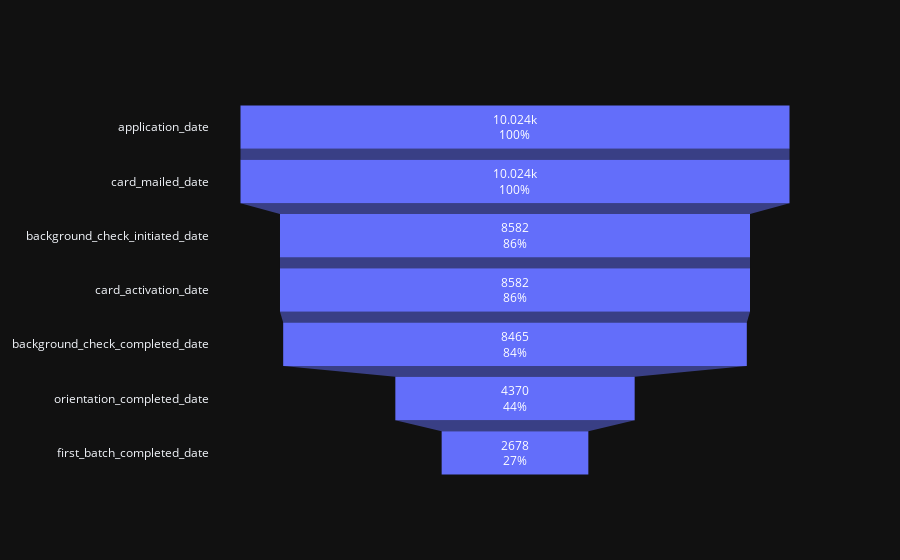

Here is the notebook cell this chart was saved with:
### Code cell
from plotly import graph_objects as go

fig = go.Figure(go.Funnel(
    y=df_control_converstion.index.get_level_values(1),
    x=df_control_converstion.applicant_id,
    name='control',
    textinfo="value+percent initial"))

fig.show()

### Figure 1 — Plotly figure (JSON) as saved in the notebook; plotly's stock layout.template omitted (floating-point values rounded to 4 significant figures)
{"data": [{"name": "control", "textinfo": "value+percent initial", "x": [10024, 10024, 8582, 8582, 8465, 4370, 2678], "y": ["application_date", "card_mailed_date", "background_check_initiated_date", "card_activation_date", "background_check_completed_date", "orientation_completed_date", "first_batch_completed_date"], "type": "funnel"}], "layout": {}}
